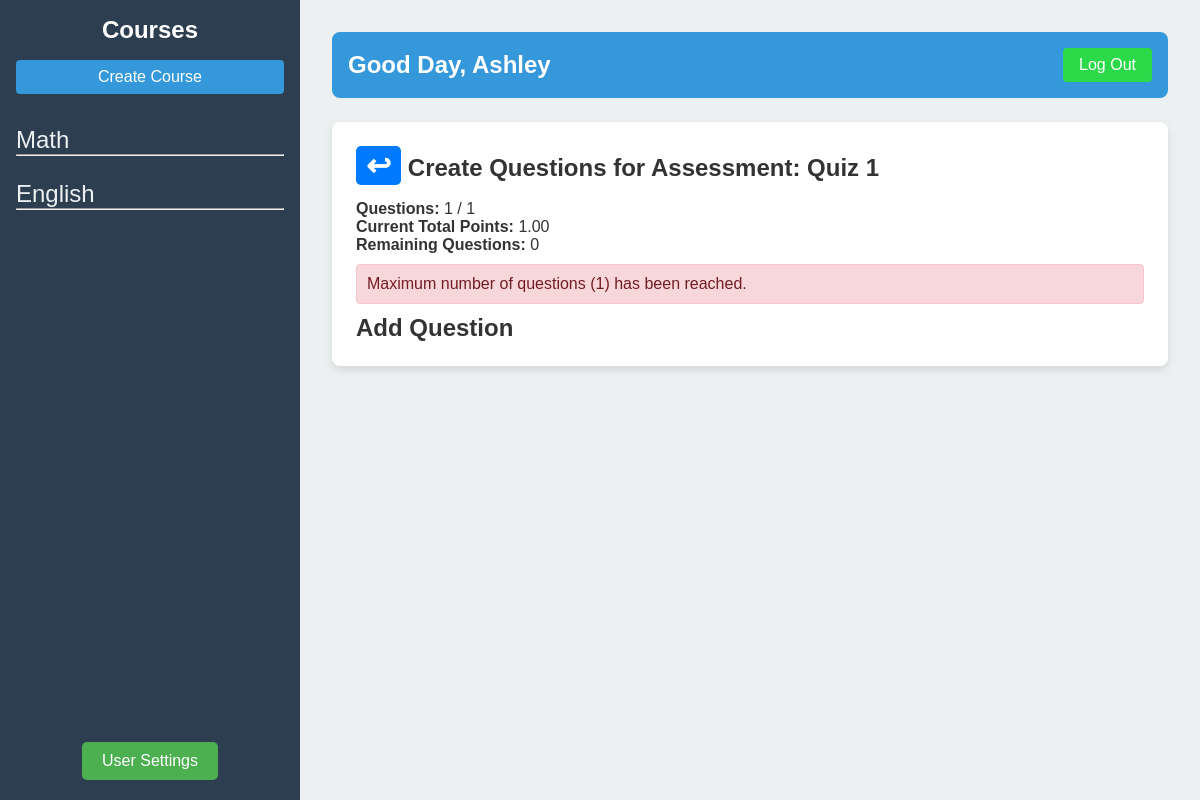
Page /Dashboard/Teacher Dash/Functionalities/Assessment/create_question.php?assessment_id=17&course_id=1 (signed in) on the committed database.
### tables this page shows
CREATE TABLE `courses` (
  `course_id` int(11) NOT NULL,
  `course_name` varchar(100) NOT NULL,
  `teacher_id` int(11) NOT NULL,
  `assignment_weight` decimal(5,2) NOT NULL,
  `quiz_weight` decimal(5,2) NOT NULL,
  `exam_weight` decimal(5,2) NOT NULL
);

CREATE TABLE `users` (
  `user_id` int(11) NOT NULL,
  `first_name` varchar(50) NOT NULL,
  `last_name` varchar(50) NOT NULL,
  `username` varchar(50) NOT NULL,
  `email` varchar(255) NOT NULL,
  `password` varchar(255) NOT NULL,
  `role` enum('teacher','student') NOT NULL,
  `created_at` timestamp NOT NULL DEFAULT current_timestamp(),
  `reset_code` varchar(6) DEFAULT NULL,
  `reset_expiry` datetime DEFAULT NULL
);

CREATE TABLE `assessments` (
  `assessment_id` int(11) NOT NULL,
  `course_id` int(11) NOT NULL,
  `assessment_name` varchar(255) NOT NULL,
  `assessment_type` enum('quiz','exam') NOT NULL,
  `description` text DEFAULT NULL,
  `due_date` datetime NOT NULL,
  `duration_minutes` int(11) NOT NULL,
  `total_points` decimal(5,2) DEFAULT NULL,
  `upload_date` timestamp NOT NULL DEFAULT current_timestamp(),
  `question_count` int(11) NOT NULL
);

### db.php (called while the page is built, shortened)
<?php
class Database{
    private $host = 'localhost';
    private $db_name = 'lms';
    private $username = 'root';
    private $password = '';
    public $conn;
    public function __construct() {
        $this->conn = new mysqli($this->host, $this->username, $this->password, $this->db_name);
    }
    public function getConnection(){
        return $this->conn;
    }
}
?>

### Dashboard/Classes/Dashboard.php (called while the page is built, shortened)
<?php
require_once 'crud.php';
class Dashboard
{
    private $crud;
    public function __construct()
    {
        $this->database = new Database();
        $this->conn =  $this->database->getConnection();
        $this->crud = new Crud($this->conn);
    }
    public function getUsername($user_id)
    {
        return $this->crud->readSingleRow(
            'SELECT first_name FROM users WHERE user_id = ?',
            [$user_id],
            'i'
        )['first_name'];
    }
    public function getCourses($teacher_id)
    {
        return $this->crud->readAllRows(
            'SELECT * FROM courses WHERE teacher_id = ?',
            [$teacher_id],
            'i'
        );
    }
}

### Dashboard/Classes/crud.php (called while the page is built, shortened)
<?php
require_once $_SERVER['DOCUMENT_ROOT'] . '/FinalProj/db.php';
class Crud
{
    private $conn;
    public function __construct($connection)
    {
        $this->conn = $connection;
    }
    public function readSingleRow($query, $params, $paramTypes)
    {
        $stmt = $this->conn->prepare($query);
        $stmt->bind_param($paramTypes, ...$params);
        $stmt->execute();
        return $stmt->get_result()->fetch_assoc();
    }
    public function readAllRows($query, $params, $paramTypes)
    {
        $stmt = $this->conn->prepare($query);
        $stmt->bind_param($paramTypes, ...$params);
        $stmt->execute();
        return $stmt->get_result();
    }
}
?>

### Dashboard/Classes/Assessment.php (called while the page is built, shortened)
<?php
require_once 'crud.php';
class Assessment
{
    private $conn;
    private $crud;
    public function __construct()
    {
        $this->database = new Database();
        $this->conn = $this->database->getConnection();
        $this->crud = new Crud($this->conn);
    }
    public function getQuestions($assessment_id)
    {
        $sql = "SELECT * FROM assessment_questions WHERE assessment_id = ? ORDER BY question_order";
        $stmt = $this->conn->prepare($sql);
        $stmt->bind_param("i", $assessment_id);
        $stmt->execute();
        return $stmt->get_result()->fetch_all(MYSQLI_ASSOC);
    }
    public function getAssessmentDetails($assessment_id)
    {
        $query = "SELECT a.*, c.course_name
                 FROM assessments a
                 JOIN courses c ON a.course_id = c.course_id
                 WHERE a.assessment_id = ?";
        $params = [$assessment_id];
        return $this->crud->readSingleRow($query, $params, 'i');
    }
    public function getCurrentQuestionCount($assessment_id)
    {
        $sql = "SELECT COUNT(*) as count FROM assessment_questions WHERE assessment_id = ?";
        $stmt = $this->conn->prepare($sql);
        $stmt->bind_param("i", $assessment_id);
        $stmt->execute();
        $result = $stmt->get_result();
        $row = $result->fetch_assoc();
        return $row['count'];
    }
}

### Dashboard/Teacher Dash/Functionalities/Assessment/create_question.php (the view, shortened to what this page needs)
<?php
require_once $_SERVER['DOCUMENT_ROOT'] . '/FinalProj/db.php';
require_once $_SERVER['DOCUMENT_ROOT'] . '/FinalProj/Dashboard/Classes/Dashboard.php';
require_once $_SERVER['DOCUMENT_ROOT'] . '/FinalProj/Dashboard/Classes/Assessment.php';
$teacherDash = new Dashboard();
$assessment = new Assessment();
$user_id = $_SESSION['user_id'];
$teacher_name = htmlspecialchars($teacherDash->getUsername($user_id));
$courses = $teacherDash->getCourses($user_id);
$course_id = isset($_GET['course_id']) ? $_GET['course_id'] : null;
$assessment_id = isset($_GET['assessment_id']) ? $_GET['assessment_id'] : null;
$assessment_details = $assessment->getAssessmentDetails($assessment_id);
$current_question_count = $assessment->getCurrentQuestionCount($assessment_id);
$remaining_questions = $assessment_details['question_count'] - $current_question_count;
$current_total_points = 0;
$existing_questions = $assessment->getQuestions($assessment_id);
foreach ($existing_questions as $q) {
    $current_total_points += $q['points'];
}
?>
<!DOCTYPE html>
<html lang="en">
<head>
    <link rel="stylesheet" href="style.css">
</head>
<body>
    <div class="dashboard">
        <?php include '../../Includes/sidebar.php'; ?>
        <main class="main-content">
            <?php include '../../Includes/header.php'; ?>
            <section id="assessment-details" class="section">
                <h1>
                    <a href="../../index.php?course_id=<?php echo $course_id; ?>" class="back-button">&#8617;</a>
                    Create Questions for Assessment: <?php echo htmlspecialchars($assessment_details['assessment_name']); ?>
                </h1>
                <div class="assessment-info">
                    <p><Strong>Questions:</Strong> <?php echo $current_question_count; ?> / <?php echo $assessment_details['question_count']; ?></p>
                    <p><strong>Current Total Points: </strong> <?php echo number_format($current_total_points, 2); ?></p>
                    <p><strong>Remaining Questions:</strong> <?php echo $remaining_questions; ?></p>
                </div>
                <?php if ($current_question_count >= $assessment_details['question_count']): ?>
                    <div class="error-message">
                        Maximum number of questions (<?php echo $assessment_details['question_count']; ?>) has been reached.
                    </div>
                <?php endif; ?>
                <div class="form-section">
                    <h2>Add Question</h2>
                </div>
            </section>
        </main>
</body>
</html>

### Dashboard/Teacher Dash/Includes/sidebar.php
<aside class="sidebar">
    <h2>Courses</h2>
    <div class="create-course">
        <a href="/FinalProj/Dashboard/Teacher Dash/Functionalities/Course/create_course.php">Create Course</a>
    </div>
    <nav>
        <ul>
            <?php while ($row = $courses->fetch_assoc()) { ?>
                <li>
                    <a href="<?php echo '/FinalProj/Dashboard/Teacher Dash/index.php?course_id=' . htmlspecialchars($row['course_id']); ?>">
                        <?php echo htmlspecialchars($row['course_name']); ?>
                    </a>
                    <hr>
                </li>
            <?php } ?>
        </ul>
    </nav>
    <div class="user-settings">
        <a href="/FinalProj/Dashboard/Teacher Dash/Functionalities/UserSettings/user_settings.php">User Settings</a>
    </div>
</aside>

### Dashboard/Teacher Dash/Includes/header.php
<header class="header">
    <div class="user-info">
        <h1>Good Day, <?php echo htmlspecialchars($teacher_name); ?></h1>
    </div>
    <a href="/FinalProj/Authentication/logout.php" class="logout">Log Out</a>
</header>

### Dashboard/Teacher Dash/Functionalities/Assessment/style.css (style rules this page uses)
* { margin: 0; padding: 0; box-sizing: border-box; }
body { font-family: Arial, sans-serif; color: #333; }
.dashboard { display: flex; min-height: 100vh; }
.sidebar { width: 30%; max-width: 300px; background-color: #2C3E50; color: #fff; padding: 16px; position: relative; }
.sidebar h2 { font-size: 24px; margin-bottom: 16px; text-align: center; }
.create-course a { display: inline-block; color: #fff; background-color: #3498db; padding: 8px; text-align: center; border-radius: 4px; text-decoration: none; width: 100%; }
.sidebar nav ul { list-style-type: none; margin-top: 32px; }
.sidebar nav ul li { margin: 24px 0; }
.sidebar nav ul li a { margin-top: 800px; color: #ecf0f1; text-decoration: none; font-size: 24px; }
.user-settings { position: absolute; bottom: 20px; left: 50%; transform: translateX(-50%); }
.user-settings a { display: inline-block; text-decoration: none; background-color: #4CAF50; color: white; padding: 10px 20px; font-size: 16px; text-align: center; border-radius: 5px; transition: background-color 0.3s; border: none; box-sizing: border-box; }
.header { display: flex; justify-content: space-between; align-items: center; background-color: #3498db; padding: 16px; border-radius: 8px; color: #fff; }
.header h1 { font-size: 24px; margin: 0; }
.header .logout { color: #fff; text-decoration: none; background-color: #2cda49; padding: 8px 16px; border-radius: 4px; font-size: 16px; }
.section { background-color: #fff; border-radius: 8px; padding: 24px; margin-top: 24px; box-shadow: 0 4px 8px rgba(0, 0, 0, 0.1); }
.main-content { flex: 1; padding: 32px; background-color: #ecf0f1; }
.back-button { display: inline-block; font-size: 30px; padding: 2px 10px; background-color: #007bff; color: white; text-decoration: none; border-radius: 5px; margin-bottom: 15px; }
.error-message { padding: 10px; margin: 10px 0; border-radius: 4px; background-color: #f8d7da; color: #721c24; border: 1px solid #f5c6cb; }

### rows in the picture
courses: course_name "Math"
courses: course_name "English"
users: first_name "Ashley"
assessments: assessment_name "Quiz 1", question_count "1"

### other values in the picture
$current_question_count "1"
$current_total_points "1.00"
$remaining_questions "0"
